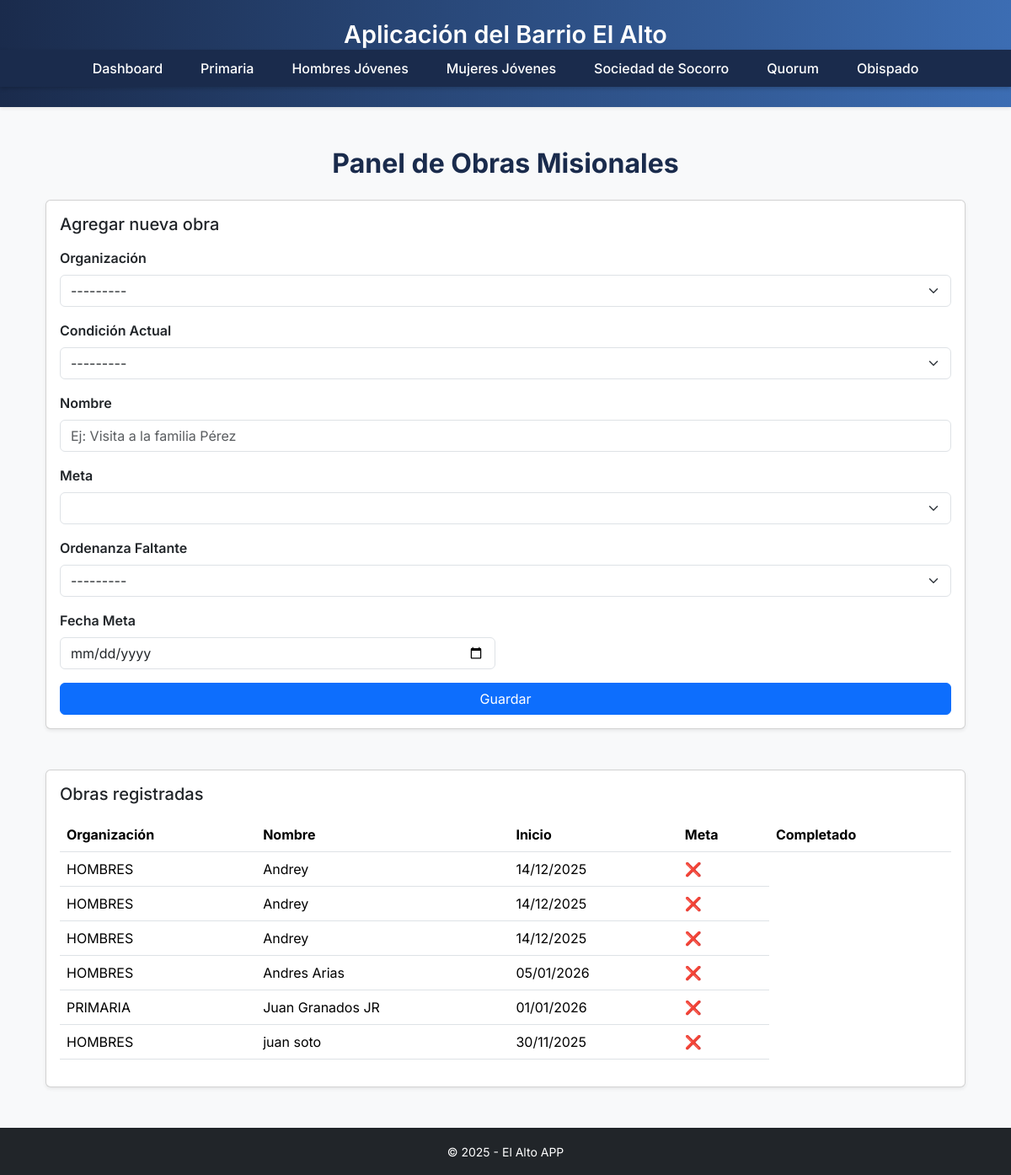
The app's page /, older data.
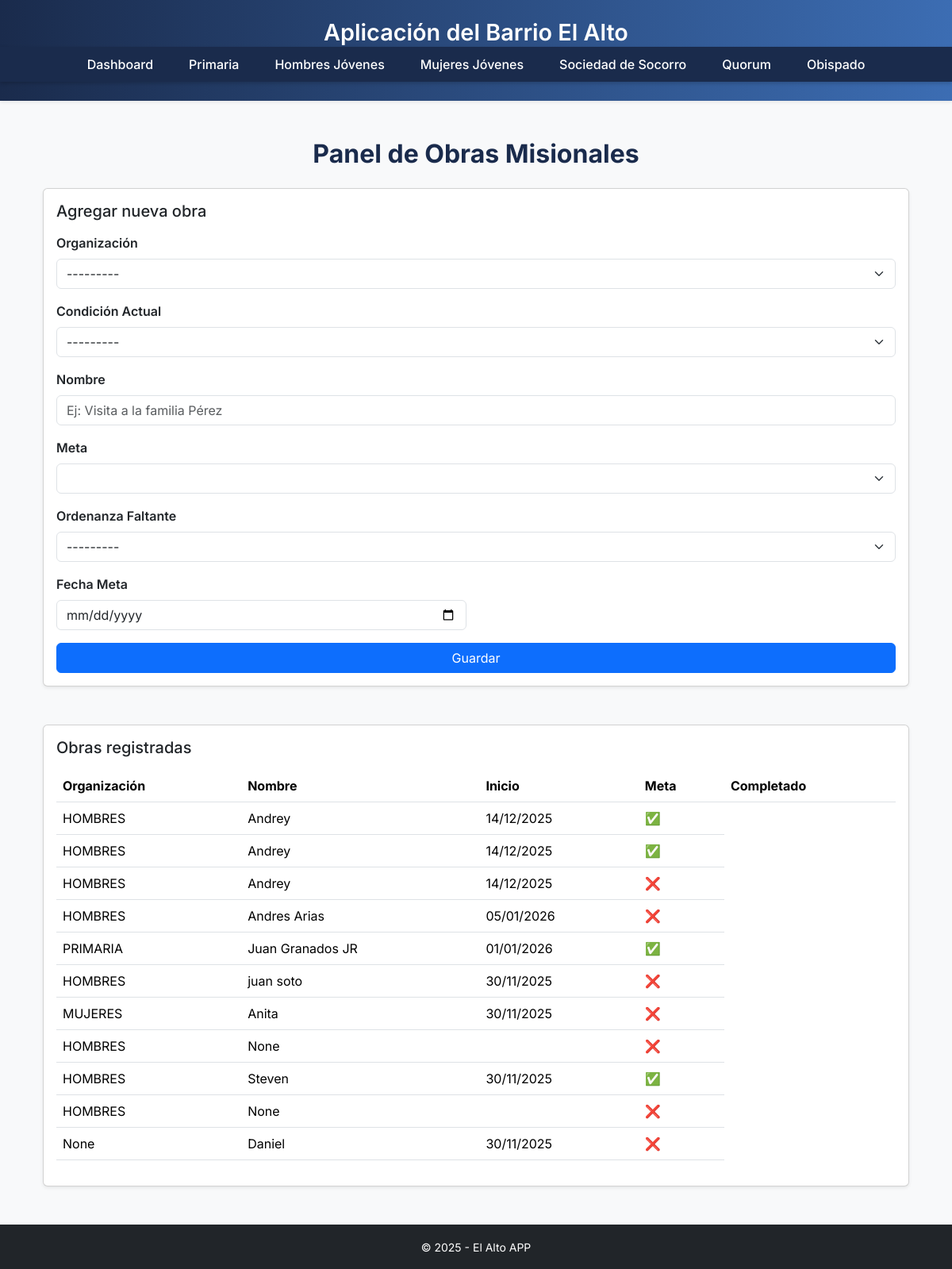
The same page, newer data.
### barrio/models.py (models this page shows, shortened)
class ObraMisional(models.Model):
    ORGANIZACIONES = [
        ("QUORUM", "Quórum de Élderes"),
        ("SOCSOC", "Sociedad de Socorro"),
        ("HOMBRES", "Hombres Jóvenes"),
        ("MUJERES", "Mujeres Jóvenes"),
        ("PRIMARIA", "Primaria"),
    ]
    CONDICIONES = [
        ("MENOS_ACTIVOS", "Menos activos"),
        ("ACTIVOS", "Activos"),
        ("CONVERSOS", "Conversos"),
        ("INVESTIGADORES", "Investigadores"),
    ]
    ORDENANZAS = [
        ("BAUTISMO", "Bautismo"),
        ("INVESTIDURA", "Investidura"),
        ("SELLAMIENTO", "Sellamiento"),
    ]
    organizacion = models.CharField(max_length=20, choices=ORGANIZACIONES, null=True, blank=True)
    condicion_actual = models.CharField(max_length=20, choices=CONDICIONES, null=True, blank=True)
    nombre = models.CharField(max_length=120, null=True, blank=True)
    meta = models.CharField(max_length=50, null=True, blank=True)
    ordenanza_faltante = models.CharField(max_length=50, choices=ORDENANZAS, null=True, blank=True)
    fecha_meta = models.DateField(null=True, blank=True)
    done = models.BooleanField(default=False)

### barrio/views.py (the view)
# urls.py: path('', views.dashboard, name='dashboard'),
def dashboard(request):
    obras = ObraMisional.objects.all()
    if request.method == 'POST':
        form = ObraMisionalForm(request.POST)
        if form.is_valid():
            form.save()
            return redirect('dashboard')
    else:
        form = ObraMisionalForm()
    return render(request, 'dashboard.html', {
        'form': form,
        'obras': obras
    })

### barrio/templates/dashboard.html (shortened to what this page needs)
{% extends 'base.html' %}
{% load static %}
{% block content %}
<div class="container mt-5">
  <h2 class="text-center mb-4">Panel de Obras Misionales</h2>
  <div class="card shadow-sm mb-5">
    <div class="card-body">
      <h5 class="card-title mb-3">Agregar nueva obra</h5>
      <form method="POST">
        <div class="mb-3">
          <label for="id_organizacion" class="form-label fw-semibold">Organización</label>
          {{ form.organizacion }}
        </div>
        <div class="mb-3">
          <label for="id_condicion_actual" class="form-label fw-semibold">Condición Actual</label>
          {{ form.condicion_actual }}
        </div>
        <div class="mb-3">
          <label for="id_nombre" class="form-label fw-semibold">Nombre</label>
          {{ form.nombre }}
        </div>
        <div class="mb-3">
          <label for="id_meta" class="form-label fw-semibold">Meta</label>
          {{ form.meta }}
        </div>
        <div class="mb-3">
          <label for="id_ordenanza_faltante" class="form-label fw-semibold">Ordenanza Faltante</label>
          {{ form.ordenanza_faltante }}
        </div>
        <div class="row">
        <div class="col-md-6 mb-3">
            <label for="id_fecha_meta" class="form-label fw-semibold">Fecha Meta</label>
            {{ form.fecha_meta }}
        </div>
    </div>
        <button type="submit" class="btn btn-primary w-100">Guardar</button>
    </form>
</div>
</div>
  <div class="card shadow-sm">
    <div class="card-body">
      <h5 class="card-title mb-3">Obras registradas</h5>
      {% if obras %}
      <table class="table table-hover align-middle">
          <thead>
              <tr>
            <th>Organización</th>
            <th>Nombre</th>
            <th>Inicio</th>
            <th>Meta</th>
            <th>Completado</th>
          </tr>
        </thead>
        <tbody>
          {% for o in obras %}
          <tr>
            <td>{{ o.organizacion }}</td>
            <td>{{ o.nombre }}</td>
            <td>{{ o.fecha_meta|date:"d/m/Y" }}</td>
            <td>
                {% if o.done %}
                ✅
                {% else %}
                ❌
                {% endif %}
            </td>
          </tr>
          {% endfor %}
        </tbody>
    </table>
    {% else %}
    <p class="text-muted">Aún no hay obras registradas.</p>
    {% endif %}
</div>
</div>
</div>
{% endblock %}

### barrio/templates/base.html (shortened to what this page needs)
{% load static %}
<!DOCTYPE html>
<html lang="es">
<head>
  <link href="https://cdn.jsdelivr.net/npm/bootstrap@5.3.3/dist/css/bootstrap.min.css" rel="stylesheet">
  <link rel="stylesheet" href="{% static 'style.css' %}">
</head>
<body class="bg-light">
<header class="py-4 mb-4 shadow-sm" style="background: linear-gradient(90deg,#1a2b4c,#3c6db3);">
  <h1 class="header-title text-center">Aplicación del Barrio El Alto</h1>
<nav class="navbar-custom">
  <ul>
    <li><a href="/">Dashboard</a></li>
    <li><a href="/primaria/">Primaria</a></li>
    <li><a href="/hjovenes/">Hombres Jóvenes</a></li>
    <li><a href="/mjovenes/">Mujeres Jóvenes</a></li>
    <li><a href="/socsoc/">Sociedad de Socorro</a></li>
    <li><a href="/quorum/">Quorum</a></li>
    <li><a href="/obispado/">Obispado</a></li>
  </ul>
</nav>
</header>
  <main class="container">
    {% block content %}
    {% endblock %}
  </main>
  <footer class="bg-dark text-white text-center py-3 mt-5">
    <small>© 2025 - El Alto APP</small>
  </footer>
</body>
</html>

### barrio/static/style.css (style rules this page uses)
body { font-family: 'Inter', sans-serif !important; background-color: #f7f9fc; color: #333; }
h1, h2, h3 { font-weight: 700; color: #1a2b4c; }
.header-title { color: white; font-size: 1.8rem; margin-bottom: 0; font-weight: 600; }
footer { background: #1a1a1a; color: #eee; }
.navbar-custom { background: #1a2b4c; padding: 10px 0; box-shadow: 0 2px 5px rgba(0,0,0,0.2); }
.navbar-custom ul { list-style: none; display: flex; justify-content: center; gap: 25px; margin: 0; padding: 0; }
.navbar-custom li { display: inline; }
.navbar-custom a { color: #ffffff; text-decoration: none; font-weight: 500; font-size: 1rem; padding: 6px 10px; transition: 0.2s ease-in-out; }

Row changes from the older to the newer data that the page shows:
changed ObraMisional (number 1 of 11 on the later page): done "❌" → "✅"
changed ObraMisional (number 2 of 11 on the later page): done "❌" → "✅"
changed ObraMisional "PRIMARIA": done "❌" → "✅"
added ObraMisional: organizacion "MUJERES", nombre "Anita", fecha_meta "30/11/2025"
added ObraMisional: organizacion "HOMBRES", nombre "None"
added ObraMisional: organizacion "HOMBRES", nombre "Steven", fecha_meta "30/11/2025"
added ObraMisional: organizacion "HOMBRES", nombre "None"
added ObraMisional: organizacion "None", nombre "Daniel", fecha_meta "30/11/2025"
